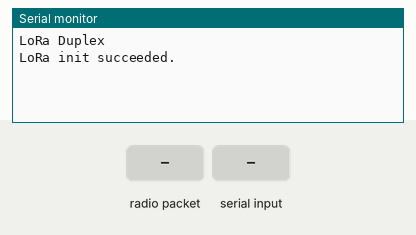
Simulated run of this sketch. Board: Arduino Uno, built with avr-gcc and run on an emulated ATmega328P. Parts: the last lines printed to the serial monitor. The inputs (shaded band) are chosen by the test bench. No radio packets arrive unless stated.

Above: at 1.2 s.
1.3 s: radio packet "1" arrives
At 1.8 s:
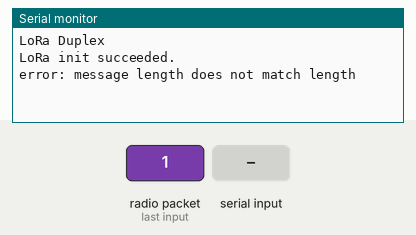
2.8 s: "1" received over Serial
At 4.7 s:
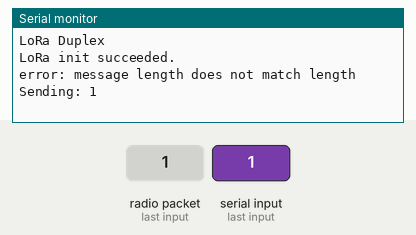

The sketch:

LoRa-Chat.ino
```cpp
/*
  LoRa Duplex communication
  Sends a message every half second, and polls continually
  for new incoming messages. Implements a one-byte addressing scheme,
  with 0xFF as the broadcast address.
  Uses readString() from Stream class to read payload. The Stream class'
  timeout may affect other functuons, like the radio's callback. For an
  created 28 April 2017
  by Tom Igoe
*/
#include <SPI.h>              // include libraries
#include "LoRa.h"

String outgoing;              // outgoing message

byte msgCount = 0;            // count of outgoing messages
byte localAddress = 0xBB;     // address of this device
byte destination = 0xFF;      // destination to send to
long lastSendTime = 0;        // last send time
int interval = 2000;          // interval between sends

void setup() {
  Serial.begin(9600);                   // initialize serial
  while (!Serial);

  Serial.println("LoRa Duplex");

  if (!LoRa.begin(915E6)) {             // initialize ratio at 915 MHz
    Serial.println("LoRa init failed. Check your connections.");
    while (true);                       // if failed, do nothing
  }

  Serial.println("LoRa init succeeded.");
}

void loop() {
  if (Serial.available() > 0) {
    String message = Serial.readString();   // send a message
    sendMessage(message);
    Serial.print("Sending: " + message);
  }

  // parse for a packet, and call onReceive with the result:
  onReceive(LoRa.parsePacket());
}

void sendMessage(String outgoing) {
  LoRa.beginPacket();                   // start packet
  LoRa.write(destination);              // add destination address
  LoRa.write(localAddress);             // add sender address
  LoRa.write(msgCount);                 // add message ID
  LoRa.write(outgoing.length());        // add payload length
  LoRa.print(outgoing);                 // add payload
  LoRa.endPacket();                     // finish packet and send it
  msgCount++;                           // increment message ID
}

void onReceive(int packetSize) {
  if (packetSize == 0) return;          // if there's no packet, return

  // read packet header bytes:
  int recipient = LoRa.read();          // recipient address
  byte sender = LoRa.read();            // sender address
  byte incomingMsgId = LoRa.read();     // incoming msg ID
  byte incomingLength = LoRa.read();    // incoming msg length

  String incoming = "";

  while (LoRa.available()) {
    incoming += (char)LoRa.read();
  }

  if (incomingLength != incoming.length()) {   // check length for error
    Serial.println("error: message length does not match length");
    return;                             // skip rest of function
  }

  // if the recipient isn't this device or broadcast,
  if (recipient != localAddress && recipient != 0xFF) {
    Serial.println("This message is not for me.");
    return;                             // skip rest of function
  }

  // if message is for this device, or broadcast, print details:
  // Serial.println("Received from: 0x" + String(sender, HEX));
  // Serial.println("Sent to: 0x" + String(recipient, HEX));
  // Serial.println("Message ID: " + String(incomingMsgId));
  // Serial.println("Message length: " + String(incomingLength));
  Serial.println("Message: " + incoming);
  // Serial.println("RSSI: " + String(LoRa.packetRssi()));
  // Serial.println("Snr: " + String(LoRa.packetSnr()));
  // Serial.println();
}
```

Measured:
- after the input at 1.3 s, the serial monitor: prints a new line at once (image 1)
- after the input at 2.8 s, the serial monitor: prints a new line after 1.1 s (image 2)
